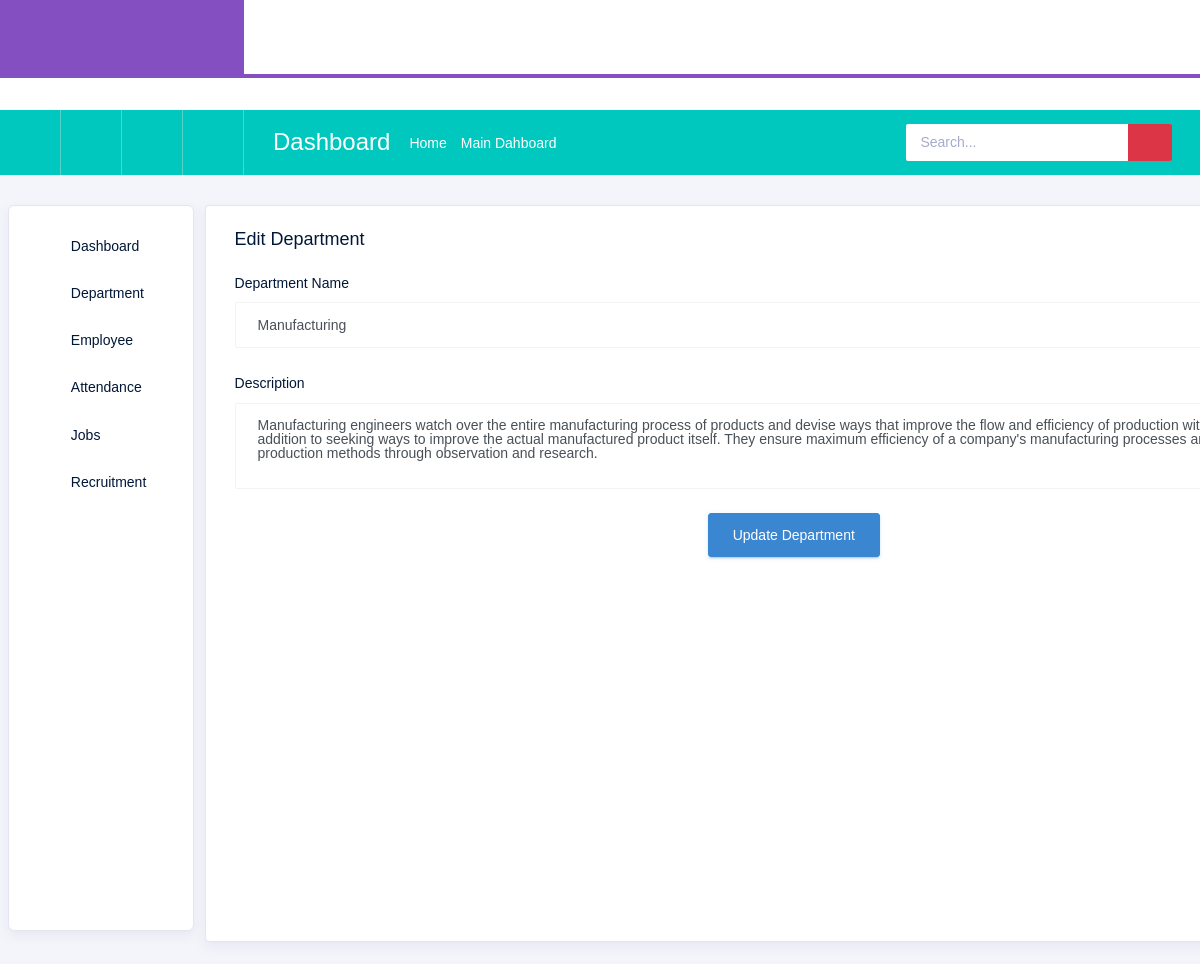
/department/edit/2/, run on the app's committed database.
### Backend/models.py (models this page shows)
class Department(models.Model):
    name = models.CharField(max_length=100)
    description = models.TextField(blank=True, null=True)

### Backend/views.py (the view)
# urls.py: path('department/edit/<int:pk>/', views.DepartmentUpdateView.as_view(), name='edit_department'),
class DepartmentUpdateView(SuccessMessageMixin, UpdateView):
    model = Department
    template_name = "admin/Edit Department.html"
    fields = ['name', 'description']
    success_url = reverse_lazy('manage_department')
    success_message = "Department updated successfully!"
    def get_context_data(self, **kwargs):
        context = super().get_context_data(**kwargs)
        context['depa'] = self.get_object()
        return context

### Backend/templates/admin/Edit Department.html (shortened to what this page needs)
{% extends 'adminindex.html' %}
{% block content %}
<body>
  <div class="col-12 grid-margin stretch-card">
    <div class="card">
      <div class="card-body">
        <h4 class="card-title">Edit Department</h4>
        <form id="form1" name="form1" method="post" action="{% url 'updatedepartment' pk=depa.id %}" enctype="multipart/form-data">
          <div class="form-group">
            <label for="departmentName">Department Name</label>
            <input type="text" class="form-control" id="departmentName" name="name" value="{{ depa.name }}"/>
          </div>
          <div class="form-group">
            <label for="departmentDescription">Description</label>
            <textarea class="form-control" id="departmentDescription" name="description" rows="4" placeholder="Enter department description (optional)">{{ depa.description }}</textarea>
          </div>
          <div class="form-group text-center">
            <button type="submit" class="btn btn-info">Update Department</button>
          </div>
        </form>
      </div>
    </div>
  </div>
</body>
{% endblock %}

### data on the page
Department: name "Manufacturing", description "Manufacturing engineers watch over the entire manufacturing process of products and devise ways that improve the flow and efficiency of production within that industry in addition to seeking ways to improve the actual manufactured product itself. They ensure maximum efficiency of a company's manufacturing processes and analyze current production methods through observation and research."
